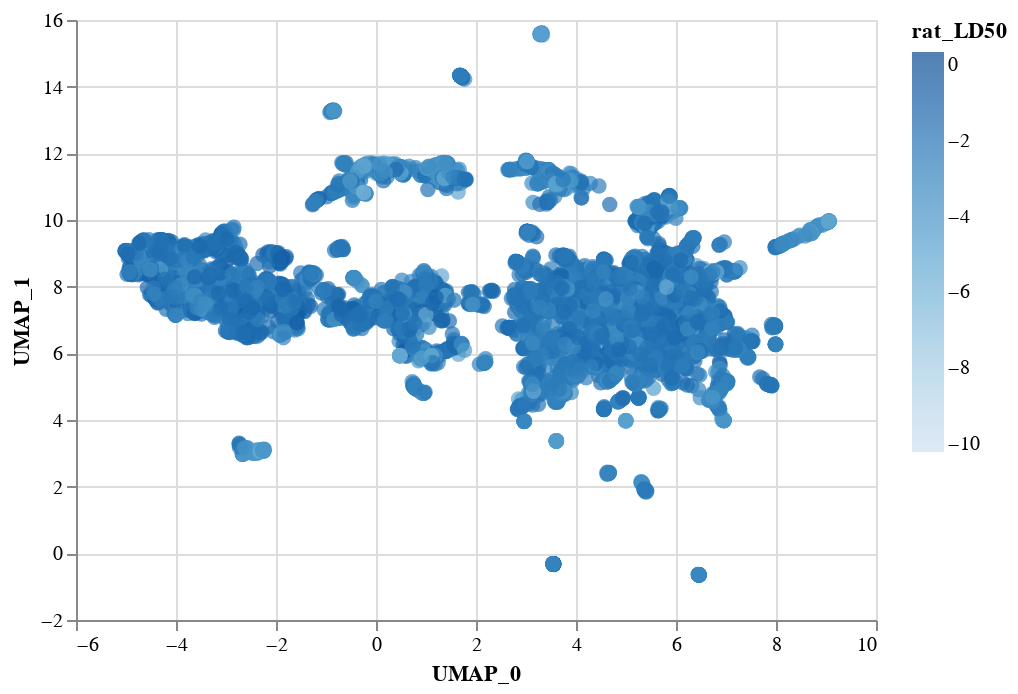

The notebook cell this image was saved under:
### Markdown cell above
### Do any clusters in UMAP space seem to exhibit high toxicity?

### Code cell
alt.Chart(dataset[['UMAP_0', 'UMAP_1', 'rat_LD50']]).mark_circle(size=60).encode(
    x='UMAP_0',
    y='UMAP_1',
    color='rat_LD50:Q',
)

### Figure 1 — Vega-Lite specification as saved in the notebook (floating-point values rounded to 4 significant figures; data arrays with more than 128 entries replaced by an {"elided": "..."} marker saying what was removed)
{"config": {"view": {"continuousWidth": 400, "continuousHeight": 300}}, "data": {"name": "data-6c13a7339df037ad4a3275607346d9c3"}, "mark": {"type": "circle", "size": 60}, "encoding": {"color": {"type": "quantitative", "field": "rat_LD50"}, "x": {"type": "quantitative", "field": "UMAP_0"}, "y": {"type": "quantitative", "field": "UMAP_1"}}, "$schema": "https://vega.github.io/schema/vega-lite/v4.8.1.json", "datasets": {"data-6c13a7339df037ad4a3275607346d9c3": {"elided": "7385 records"}}}
